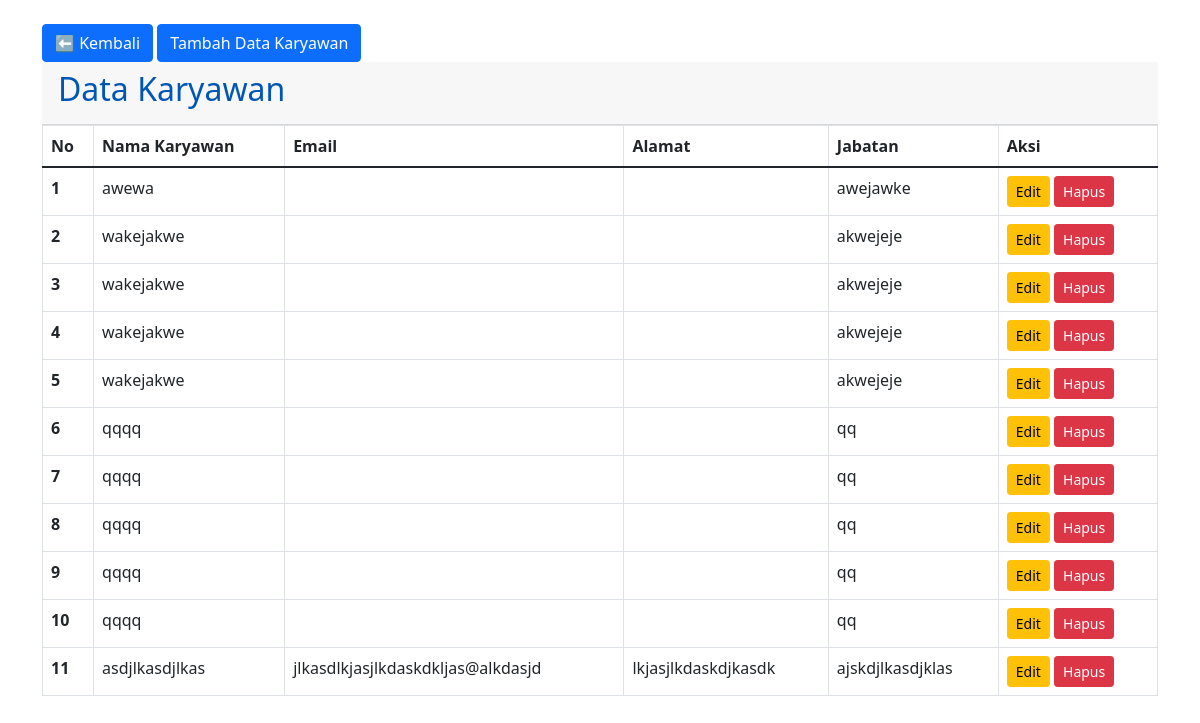
Page /karyawan.php on the committed database.
### tables this page shows
CREATE TABLE `tb_karyawan` (
  `id_karyawan` int(20) NOT NULL,
  `nama_karyawan` varchar(50) NOT NULL,
  `email` varchar(50) NOT NULL,
  `alamat` varchar(200) NOT NULL,
  `jabatan` varchar(50) NOT NULL
);

### karyawan.php (the view, shortened to what this page needs)
<?php
require "koneksi.php";
?>
<!DOCTYPE html>
<html lang="id">
<head>
    <link href="https://cdn.jsdelivr.net/npm/bootstrap@5.1.3/dist/css/bootstrap.min.css" rel="stylesheet" />
    <link rel="stylesheet" href="css/style.css" />
</head>
<body>
    <div class="container mt-4">
      <div class="">
        <a href="index.php" class="btn btn-primary">
          ⬅ Kembali
        </a>
        <a href="tambah-karyawan.php" class="btn btn-primary">Tambah Data Karyawan</a>
      </div>
        <div class="card">
            <div class="card-header">
                <h2 class="card-title"> Data Karyawan</h2>
            </div>
        </div>
        <table class="table table-bordered">
    <thead>
        <tr>
            <th>No</th>
            <th>Nama Karyawan</th>
            <th>Email</th>
            <th>Alamat</th>
            <th>Jabatan</th>
            <th>Aksi</th>
        </tr>
    </thead>
    <tbody id="karyawanTable">
        <?php
        $no = 1;
        $sql = mysqli_query($conn, "SELECT * FROM tb_karyawan");
        if(mysqli_num_rows($sql) > 0) {
            while($data = mysqli_fetch_assoc($sql)) {
                ?>
                <tr>
                    <th scope="row"><?= $no++ ?></th>
                    <td><?= $data['nama_karyawan'] ?></td>
                    <td><?= $data['email'] ?></td>
                    <td><?= $data['alamat'] ?></td>
                    <td><?= $data['jabatan'] ?></td>
                    <td>
                        <a href="edit-karyawan.php?id=<?= $data['id_karyawan'] ?>" class="btn btn-warning btn-sm">
                            <i class="fas fa-edit"></i> Edit
                        </a>
                        <a href="javascript:void(0);" onclick="hapusData(<?= $data['id_karyawan'] ?>)" class="btn btn-danger btn-sm">
                            <i class="fas fa-trash"></i> Hapus
                        </a>
                    </td>
                </tr>
                <?php
            }
        } else {
            ?>
            <tr>
                <td colspan="5" class="text-center">Tidak ada data</td>
            </tr>
            <?php
        }
        ?>
    </tbody>
</table>
    </div>
</body>
</html>

### style.css (style rules this page uses)
.card { border: none; border-radius: 8px; }
h2, h4 { color: #0056b3; }

### rows in the picture
tb_karyawan: nama_karyawan "awewa", jabatan "awejawke"
tb_karyawan: nama_karyawan "wakejakwe", jabatan "akwejeje"
tb_karyawan: nama_karyawan "wakejakwe", jabatan "akwejeje"
tb_karyawan: nama_karyawan "wakejakwe", jabatan "akwejeje"
tb_karyawan: nama_karyawan "wakejakwe", jabatan "akwejeje"
tb_karyawan: nama_karyawan "qqqq", jabatan "qq"
tb_karyawan: nama_karyawan "qqqq", jabatan "qq"
tb_karyawan: nama_karyawan "qqqq", jabatan "qq"
tb_karyawan: nama_karyawan "qqqq", jabatan "qq"
tb_karyawan: nama_karyawan "qqqq", jabatan "qq"
tb_karyawan: nama_karyawan "asdjlkasdjlkas", email "jlkasdlkjasjlkdaskdkljas@alkdasjd", alamat "lkjasjlkdaskdjkasdk", jabatan "ajskdjlkasdjklas"
